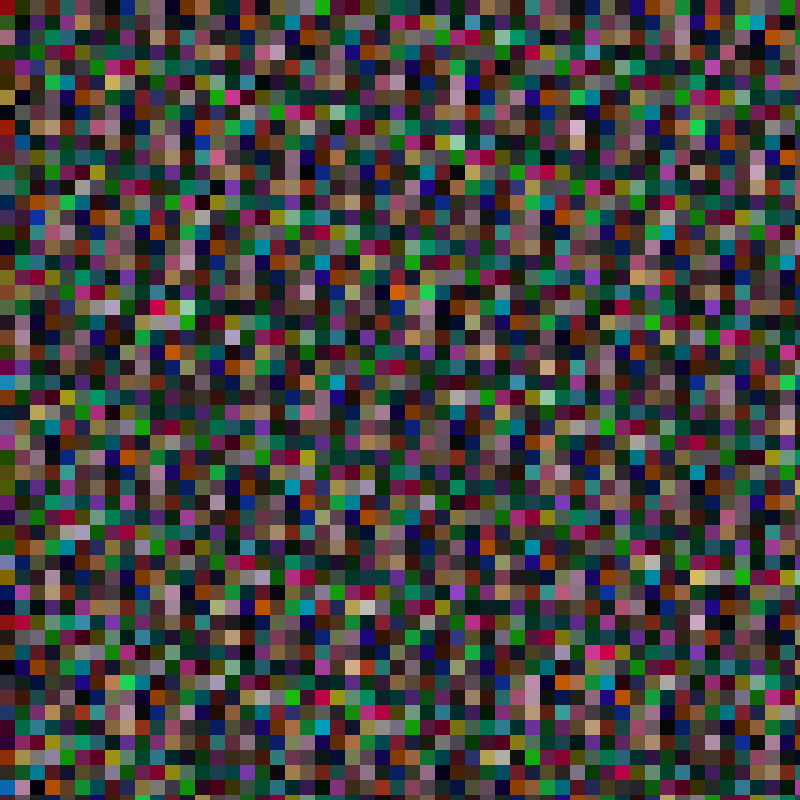
Frame 1 (no input)
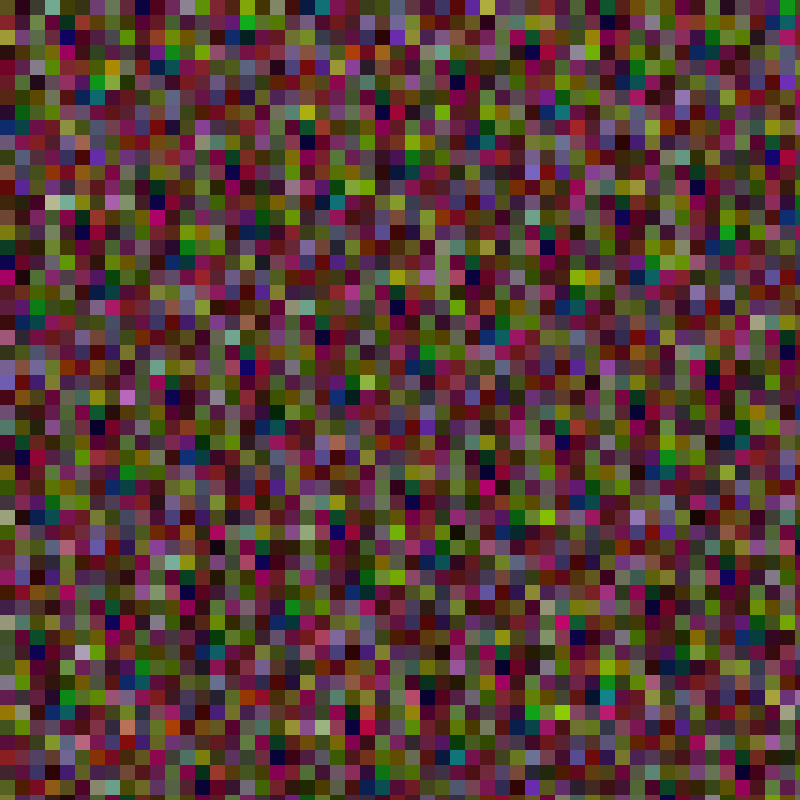
Frame 60 (the mouse pressed at the canvas centre just before this capture)
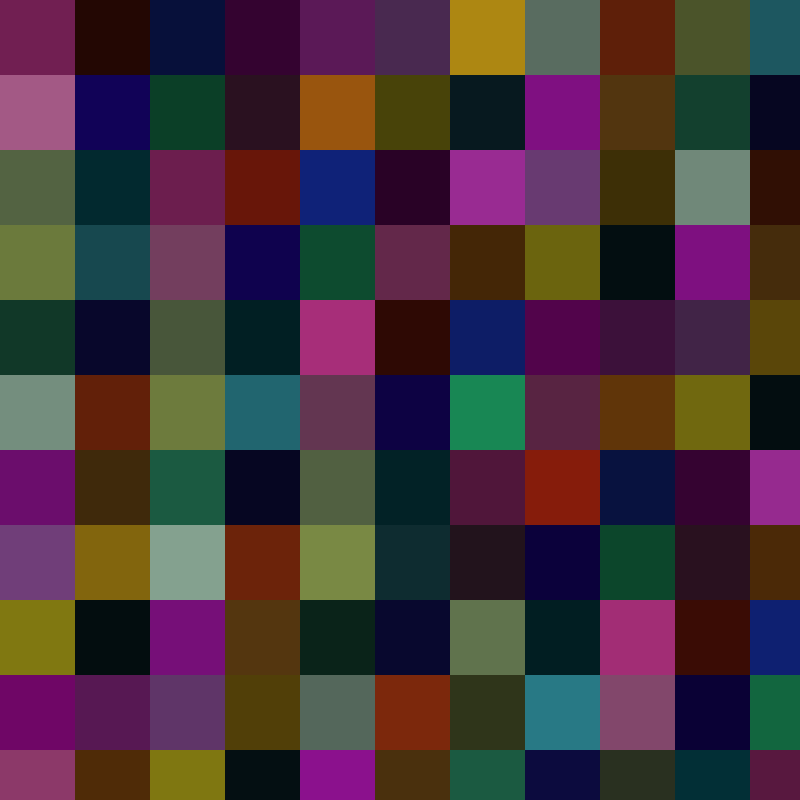
Frame 120 (the mouse held since frame 60 and released just before this capture)

The Processing sketch that drew these frames (run headless with seeded random() and noise(); from frame 60 on, the mouse is pressed at the canvas centre):

// Processing sketch: Screen
// ── Screen.pde
int pix = 15;
boolean decrease = false;

int isStaticNoise = 0;

int lowerBound;
int higherBound;

int refreshRate;
int counter;
float t;

boolean isPaused = false;

enum RectType {normal, boxxy, noisy, shaky, random};

RectType r = RectType.normal;

void setup(){
  size(800,800);
  reset();
  counter = 0;
  t =0;
  //randomSeed(99);
}

void keyPressed() {
  if (key == ' ') {
    if(isStaticNoise == 3){
      isStaticNoise = 0;
    }else{
      isStaticNoise ++;
    }
  }
  if(key == 'p'){
    if(isPaused){
       loop();
    }else{
      noLoop();
    }
    isPaused = !isPaused;
  }
  if(key == 'b') r = RectType.boxxy;
  if(key == 'n') r = RectType.normal;
  if(key == 'm') r = RectType.noisy;
  if(key == 'v') r = RectType.shaky;
  if(key == 'c') r = RectType.random;
}

void reset(){
  counter = 0;
  refreshRate = (int)random(3,25);
  lowerBound = (int)random(0,100);
  higherBound = (int)random(100,10000);
  //pix = 2;
}

void draw(){
  if(isStaticNoise < 2){
    counter++;
    if(counter == refreshRate) reset();
  }
  handleMouse();
  background(255);
  noStroke();
  //float xoff = 0.0;
  for(int i =0; i < width; i+=pix){
    //float yoff = 0.0;
    for(int j =0; j < height; j+=pix){
      fill(randomColor(i, j, t));
      chooseRect(i, j);
      //yoff += 0.01;
    }
    //xoff += 0.01;
  }
  t += 0.01;
}

void chooseRect(int x, int y){
  switch(r){
        case normal:
          rect(x, y, pix, pix);
          break;
        case boxxy:
          boxxyyyyyyy(x, y);
          break;
        case noisy:
          noisyRect(x, y);
          break;
        case shaky:
          shakyRect(x, y);
          break;
        case random:
          randomRect(x, y);
          break;
      }
}

void noisyRect(int x, int y){
  rect(x, y, random(1, width-x), random(1, height-y));
}

void randomRect(int x, int y){
  if(noise(x, y) > 0.4){
    noisyRect(x,y);
  }
}

void boxxyyyyyyy(int x, int y){
  rect(x, y, random(1, pix+15), random(1, pix+15));
}

void shakyRect(int x, int y){
  rect(x, y, random(pix-5, pix+15), random(pix-5, pix+15));
}

void handleMouse(){
  if(pix > 100) decrease = true;
  if(pix < 3) decrease = false;
  
  if(mousePressed){
    if(!decrease){
      pix++;
    }else{
      pix--;
    }
  }
}

color randomColor(float x, float y, float t){
  if(isStaticNoise < 2){
    randomSeed((long)random(lowerBound,higherBound)); //this is pretty fun
  }
  if (isStaticNoise == 0 || isStaticNoise == 3){
    float r = noise(x) * 255;
    float g = noise(x, y) * 255;
    float b = noise(x, y, t) * 255;     
    //return color(random(r), random(g), random(b));
    return color(random(b), random(b), random(b));
    //return (int)(noise(x,y,t)*255);
  } else{
    return color(random(255), random(255),random(255));
  }
  
  
}
